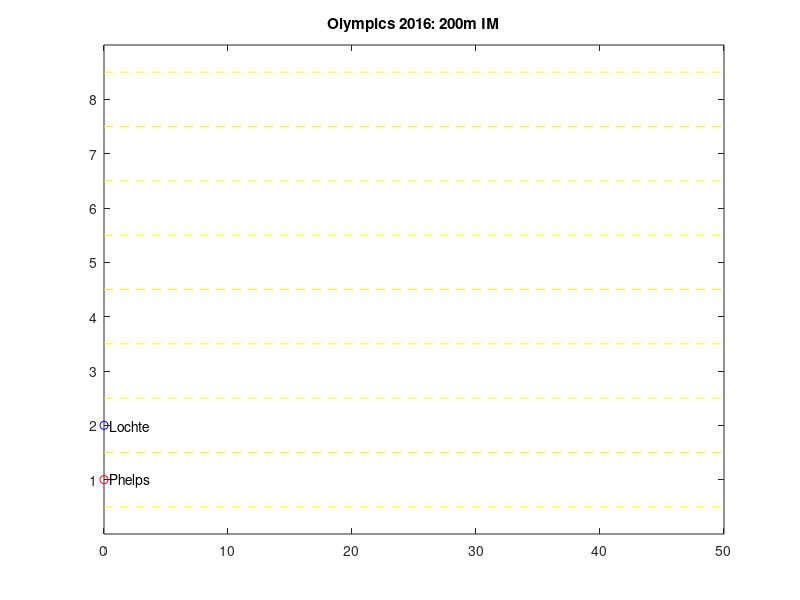

The MATLAB script that drew this image: (Note: this script raises an error after producing the figure.)
% Name: Andrew Man
%% Initialize variables
clear;
close all;
clc;

% Define parameters for the event
poolLength = 50;                         % length of swimming pool 
entireDist = 200;                        % swimming distance 
totalLaps = entireDist/poolLength;       % number of laps = distance/length of pool
numSwimmers = 8;

% Define structs for records and swimmers
recordStruct = struct('World', 20.1000, 'Olympic', 20.3300);     % struct that contains the World record and Olympic record  

%swimmerStruct = struct([])                                                         % struct array that contains all the swimmersc names and speed
swimmerStruct(2) = struct('Name','Lochte', 'Butterfly', 9, 'BackStroke', 10, ...
                            'BreastStroke', 9, 'FreeStyle', 9);                    % rating

swimmerStruct(1) = struct('Name','Phelps', 'Butterfly', 10, 'BackStroke', 9, ...
                            'BreastStroke', 9, 'FreeStyle', 10);

% GIVEN constants 
dt = 0.01;      % time step size for each iteration
x1 = 0;         % initialize locations for each swimmer
y1 = 1;         % Assuming they swim in a straight line, y's are constant, repre. lanes
x2 = 0;
y2 = 2;

% Initialize parameters used inside the loop 
swimDir1 = 1;
swimDir2 = 1;
lapDist1 = 0;
lapDist2 = 0;
lapNum1 = 1;
lapNum2 = 1;
%currLoc1 = 0;
%currLoc2 = 0;
isFinish1 = false;
isFinish2 = false;
orderVec = [];
timeVec = [];

%% Plot starting graph
plot(x1, y1, 'ro', x2, y2, 'bo');
        hold on;
        title(sprintf('Olympics %d: %dm IM', 2016, entireDist))
        set(gca,'Color','c')
        axis([0 50 0 9]);
%         plot([0 50], [0.5 0.5], 'y--')
%         plot([0 50], [1.5 1.5], 'y--')
%         plot([0 50], [2.5 2.5], 'y--')

        borderPos = 0.5;
        for borderCnt = 1:(numSwimmers + 1)
            plot([0 50], [borderPos borderPos], 'y--')
            borderPos = borderPos + 1;
        end
        

        text(x1, y1, ['  ' swimmerStruct(1).Name] );
        text(x2, y2, ['  ' swimmerStruct(2).Name] );
        %yticks([1 2])
        yticks([1 2 3 4 5 6 7 8])
        ytickformat('Lane %d')
        hold off;

%% Calculate positions and plot moving swimmers

% Add menu to start the race
userChoice = menu('Click to start the race!', 'BANG')
if(userChoice == 1)
    % Using a loop to simulate the race. Loop should iterate until all swimmers
    % finish their laps
    while(~(lapNum1 == 5 && lapNum2 == 5))
        finTime1 = 0;
        finTime2 = 0;
        %Keep running loop if either has not finished
        while(lapNum1 <= 4 || lapNum2 <= 4)            
            % Code to check current progress of each swimmer and determine their
            % corresponding swimming direction. Hint: alternate signs for changing
            % direction
            %if they reach lap 4 they are done, stop/don't do anything
            if(lapNum1 <= 4)
                %track overall completion time
                finTime1 = finTime1 + dt;
                adjSpeed1 = speed(swimmerStruct(1), lapNum1)
                
                if(lapDist1 + (adjSpeed1 * dt) >= 50)        % direction for swimmer 1
                    swimDir1 = swimDir1 * (-1); 
                    %'Resets' swimmer distance in the lap
                    lapDist1 = lapDist1 - 50; 
                    lapNum1 = lapNum1 + 1;
                else
                    lapDist1 = lapDist1 + (adjSpeed1*dt);
                end
            end
            
            if(lapNum2 <= 4)
                finTime2 = finTime2 + dt;
                adjSpeed2 = speed(swimmerStruct(2), lapNum2)
                
                disp(lapDist2 + (adjSpeed2*dt))
                if(lapDist2 + (adjSpeed2*dt) >= 50)         
                    swimDir2 = swimDir2 * (-1);
                    lapDist2 = lapDist2 - 50; 
                    lapNum2 = lapNum2 + 1;
                else
                    lapDist2 = lapDist2 + (adjSpeed2*dt);
                end
            end 
             
        % Determine swimmer locations at each time step
        % Current location = previous location + velocity*time_step
        % velocity = direction * speed (where speed can be obtained by calling 
        % on the function speed that you define earlier)
        %The negative direction results in subtraction, "turning around"
        %velo1 = 0;
        if(lapNum1 <= 4)
            velo1 = swimDir1 * adjSpeed1;
            x1 = x1 + (velo1 * dt)
        end
        if(lapNum2 <= 4)
            velo2 = swimDir2 * adjSpeed2;
            x2 = x2 + (velo2 * dt);
        end
        
        plot(x1, y1, 'ro', x2, y2, 'bo');
        hold on;
        title(sprintf('Olympics %d: %dm IM', 2000, entireDist))
        set(gca,'Color','c')
        axis([0 50 0 9]);
        %plot([0 50], [0.5 0.5], 'y--')
        %plot([0 50], [1.5 1.5], 'y--')
        %plot([0 50], [2.5 2.5], 'y--')
        
        borderPos = 0.5;
        for borderCnt = 1:(numSwimmers + 1)
            plot([0 50], [borderPos borderPos], 'y--')
            borderPos = borderPos + 1;
        end
        
        text(x1, y1, ['  ' swimmerStruct(1).Name] );
        text(x2, y2, ['  ' swimmerStruct(2).Name] );
        yticks([1 2])
        ytickformat('Lane %d')
        hold off;
        
        %Use the pause function stall the speed of animation
        pause(dt/2);
        
        end 
        
        % Check if each swimmer finished their race and update finishing order
        % When swimmer finished the race, they should be waiting at the finish
        % line until everyone finishes. 
        % Once end is reached use flag to prevent assigning 
        % to orderVec for the entire duration of lap
        if(lapNum1 == 5 && ~(isFinish1) )
            isFinish1 = true;
            orderVec(end + 1) = y1 
            timeVec(end + 1) = finTime1
        end
        
        if(lapNum2 == 5 && ~(isFinish2) )
            isFinish2 = true;
            orderVec(end + 1) = y2
            timeVec(end + 1) = finTime2
        end
        
        % Plotting current location of all swimmers. Make sure to set a fix dimension for the plot 
        % Can't pass enter vector each iteration, needs one point/x-value
    end
end

% Print out the results of the race (finishing order based on lane
% assignment) and print out the name of the winner

%% Print results
raceResult(recordStruct, swimmerStruct, orderVec, timeVec)
%msgbox();